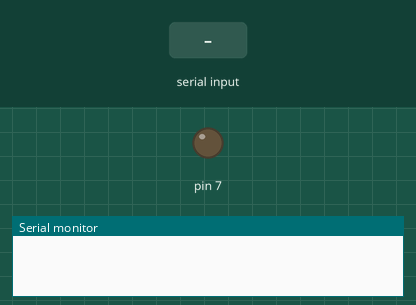
The sketch below on a simulated Arduino Uno, built with avr-gcc and run on an emulated ATmega328P. Shown: output pins drawn as LEDs (lit = HIGH), the last lines printed to the serial monitor. Inputs (shaded band) come from the test bench.

Above: at 1.2 s.
1.3 s: "nyala\n" received over Serial
2.8 s: "90,45\n" received over Serial
At 3.2 s:
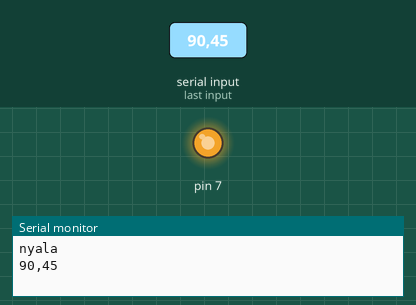
4.3 s: "5\n" received over Serial
At 5.5 s:
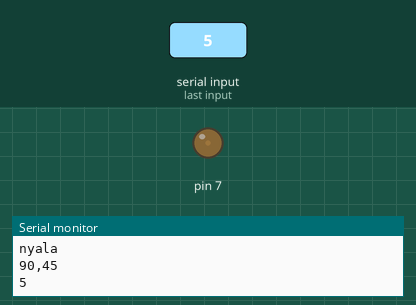
5.8 s: "30,150\n" received over Serial
At 6.7 s:
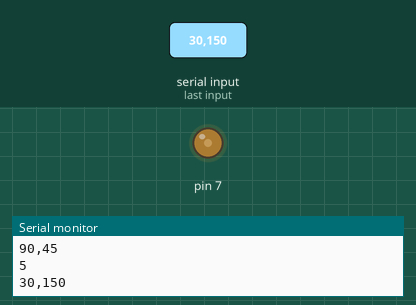
7.3 s: "90\n" received over Serial
At 7.9 s:
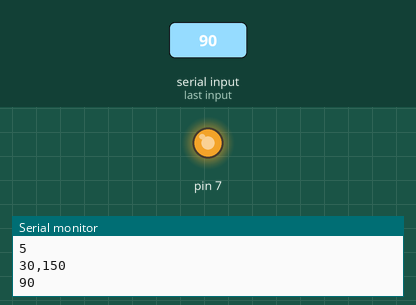
Timing chart, 0 to 9.8 s (numbered marks = the images above; inputs shaded):
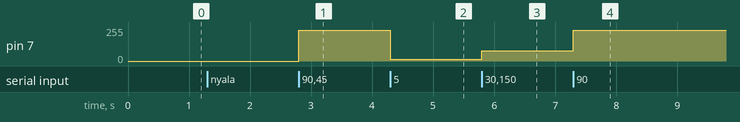

The sketch:

arduino_dimmer.ino
```cpp
#include <RBDdimmer.h>

// ===============================
// Define your pin here
#define zcrossPin 2
#define dimmerOutput 7
// ===============================

String inData;

dimmerLamp dimmer(dimmerOutput);

void setup() {
  //Serial Begin at 9600 Baud
  Serial.begin(115200);
  dimmer.begin(NORMAL_MODE,ON);
  dimmer.setState(OFF);
}

void loop() {
  if (Serial.available() > 0) {

    inData = Serial.readStringUntil('\n');
    Serial.println(inData);

    // Logika relay
    if (inData == "nyala") {
      dimmer.setState(ON);
    }
    if (inData == "mati") {
      dimmer.setState(OFF);
    }
    dimmingLamp(inData.toInt());
  }
}

void dimmingLamp(int value) {
  if (dimmer.getState() != OFF) {
    dimmer.setState(ON);
    dimmer.setPower(value);
  }
}
```

Measured:
- after the input at 2.8 s, pin 7: 0/255 → 229/255 at once
- after the input at 4.3 s, pin 7: 229/255 → 12/255 at once
- after the input at 5.8 s, pin 7: 12/255 → 76/255 at once
- after the input at 7.3 s, pin 7: 76/255 → 229/255 at once
